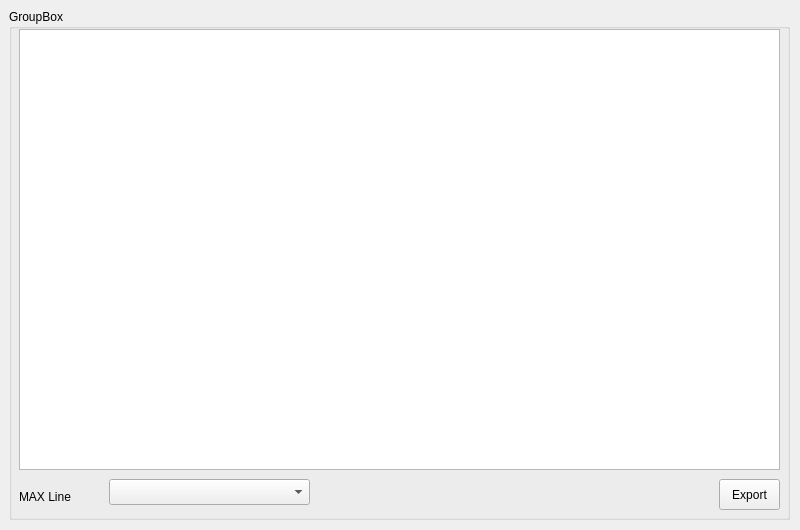
        <widget class="QWidget" name="scrollAreaWidgetContents_Log">
         <property name="minimumSize">
          <size>
           <width>800</width>
           <height>530</height>
          </size>
         </property>
     <widget class="QGroupBox" name="groupBox_7">
      <property name="geometry">
       <rect>
        <x>9</x>
        <y>9</y>
        <width>781</width>
        <height>511</height>
       </rect>
      </property>
      <property name="title">
       <string>GroupBox</string>
      </property>
      <widget class="QTextBrowser" name="textBrowser">
       <property name="geometry">
        <rect>
         <x>10</x>
         <y>20</y>
         <width>761</width>
         <height>441</height>
        </rect>
       </property>
      </widget>
      <widget class="QPushButton" name="Export_Btn_LOG">
       <property name="geometry">
        <rect>
         <x>710</x>
         <y>470</y>
         <width>61</width>
         <height>31</height>
        </rect>
       </property>
       <property name="text">
        <string>Export</string>
       </property>
      </widget>
      <widget class="QLabel" name="label_80">
       <property name="geometry">
        <rect>
         <x>10</x>
         <y>480</y>
         <width>81</width>
         <height>16</height>
        </rect>
       </property>
       <property name="text">
        <string>MAX Line</string>
       </property>
      </widget>
      <widget class="QComboBox" name="combobox_Limit">
       <property name="geometry">
        <rect>
         <x>100</x>
         <y>470</y>
         <width>201</width>
         <height>26</height>
        </rect>
       </property>
      </widget>
     </widget>
        </widget>
